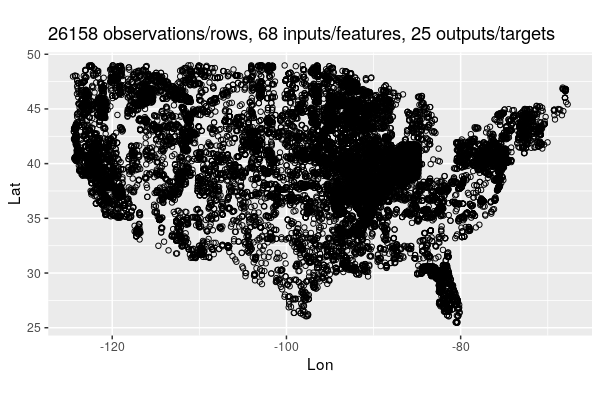

Write the R code that produced this figure.
library(R.matlab)
library(ggplot2)
library(data.table)

## Do we need this?
US_Loc <- R.matlab::readMat(
  "Practice session/nau_training_proda/input_data/US_Loc.mat"
)

EnvInfo <- R.matlab::readMat(
  "Practice session/nau_training_proda/input_data/EnvInfo4NN_SoilGrids.mat"
)[[1]]
colnames(EnvInfo) <- c(
  'ProfileNum', 'ProfileID', 'MaxDepth', 'LayerNum', 'Lon', 'Lat',
  'LonGrid', 'LatGrid', 'IGBP', 'Climate', 'Soil_Type',
  'NPPmean', 'NPPmax', 'NPPmin', 
  'Veg_Cover', 
  'BIO1', 'BIO2', 'BIO3', 'BIO4', 'BIO5', 'BIO6', 'BIO7',
  'BIO8', 'BIO9', 'BIO10', 'BIO11', 'BIO12', 'BIO13', 'BIO14',
  'BIO15', 'BIO16', 'BIO17', 'BIO18', 'BIO19', 
  'Abs_Depth_to_Bedrock', 
  'Bulk_Density_0cm', 'Bulk_Density_30cm', 'Bulk_Density_100cm',
  'CEC_0cm', 'CEC_30cm', 'CEC_100cm', 
  'Clay_Content_0cm', 'Clay_Content_30cm', 'Clay_Content_100cm', 
  'Coarse_Fragments_v_0cm', 'Coarse_Fragments_v_30cm',
  'Coarse_Fragments_v_100cm', 
  'Depth_Bedrock_R', 
  'Garde_Acid', 
  'Occurrence_R_Horizon', 
  'pH_Water_0cm', 'pH_Water_30cm', 'pH_Water_100cm', 
  'Sand_Content_0cm', 'Sand_Content_30cm', 'Sand_Content_100cm', 
  'Silt_Content_0cm', 'Silt_Content_30cm', 'Silt_Content_100cm', 
  'SWC_v_Wilting_Point_0cm', 'SWC_v_Wilting_Point_30cm',
  'SWC_v_Wilting_Point_100cm', 
  'Texture_USDA_0cm', 'Texture_USDA_30cm', 'Texture_USDA_100cm', 
  'USDA_Suborder', 
  'WRB_Subgroup', 
  'Drought', 
  'R_Squared')
ParaMean <- R.matlab::readMat(
  "Practice session/nau_training_proda/input_data/ParaMean_V8.4.mat"
)[[1]][, -(1:2)]
colnames(ParaMean) <- c(
  'diffus', 'cryo', 'q10', 'efolding', 'tau4cwd', 'tau4l1', 'tau4l2l3',
  'tau4s1', 'tau4s2', 'tau4s3', 'fl1s1', 'fl2s1', 'fl3s2', 'fs1s2', 'fs1s3',
  'fs2s1', 'fs2s3', 'fs3s1', 'fcwdl2', 'ins', 'beta', 'p4ll', 'p4ml',
  'p4cl', 'maxpsi')

all.finite <- function(x)apply(is.finite(x), 1, all)
some.inputs <- EnvInfo[, colnames(EnvInfo) != "R_Squared"]
keep <- all.finite(ParaMean) & all.finite(some.inputs)
data.list <- list(
  input=some.inputs[keep,],
  output=ParaMean[keep,])

gg <- ggplot()+
  with(data.list, ggtitle(sprintf(
    "%d observations/rows, %d inputs/features, %d outputs/targets",
    nrow(input), ncol(input), ncol(output))))+
  geom_point(aes(
    Lon, Lat),
    shape=1,
    data=data.table(data.list$input))+
  coord_quickmap()
png("figure-proda-inputs.png", width=6, height=4, units="in", res=100)
print(gg)
dev.off()
